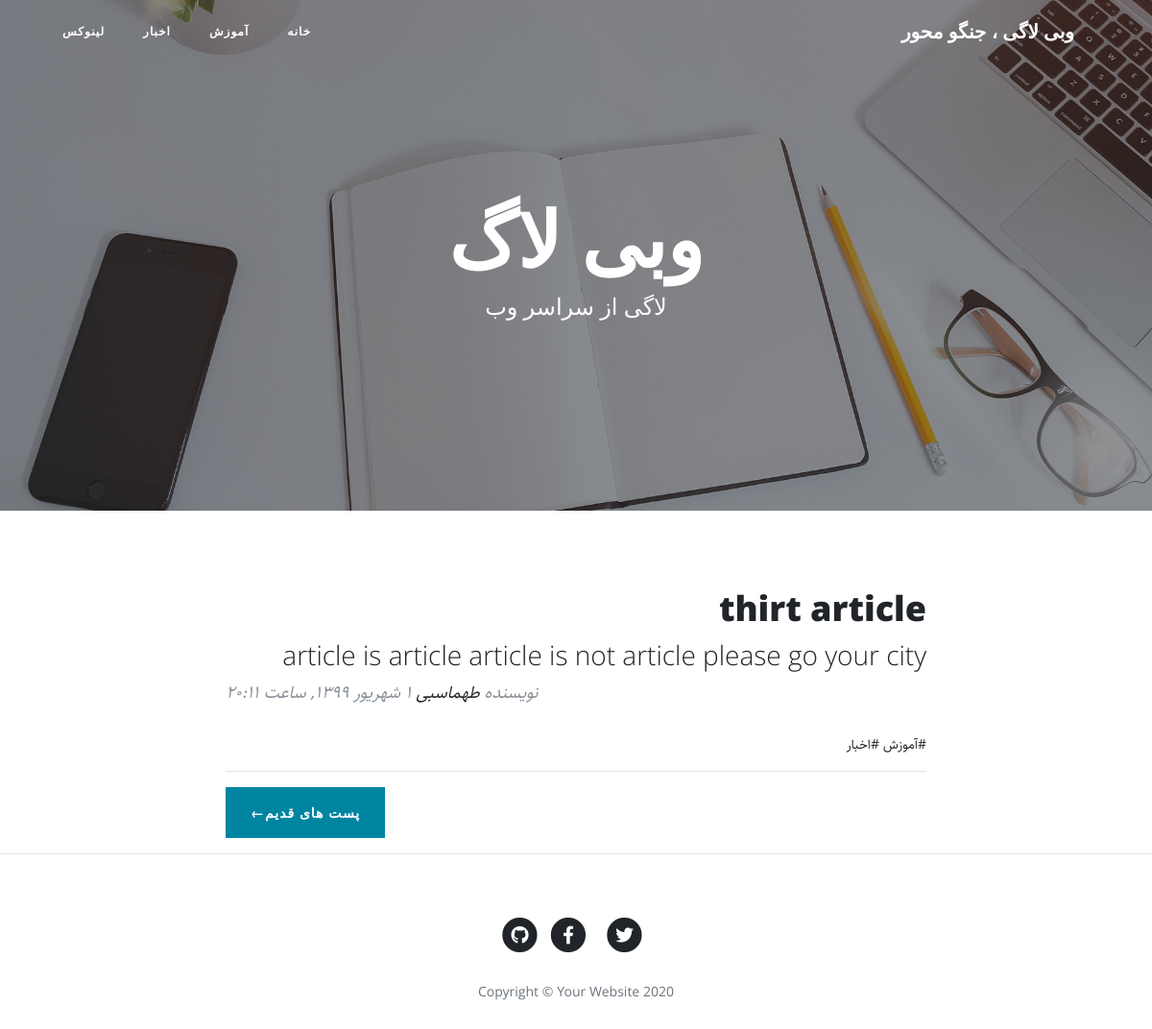
/category/learning, run on an earlier commit of the app's database.
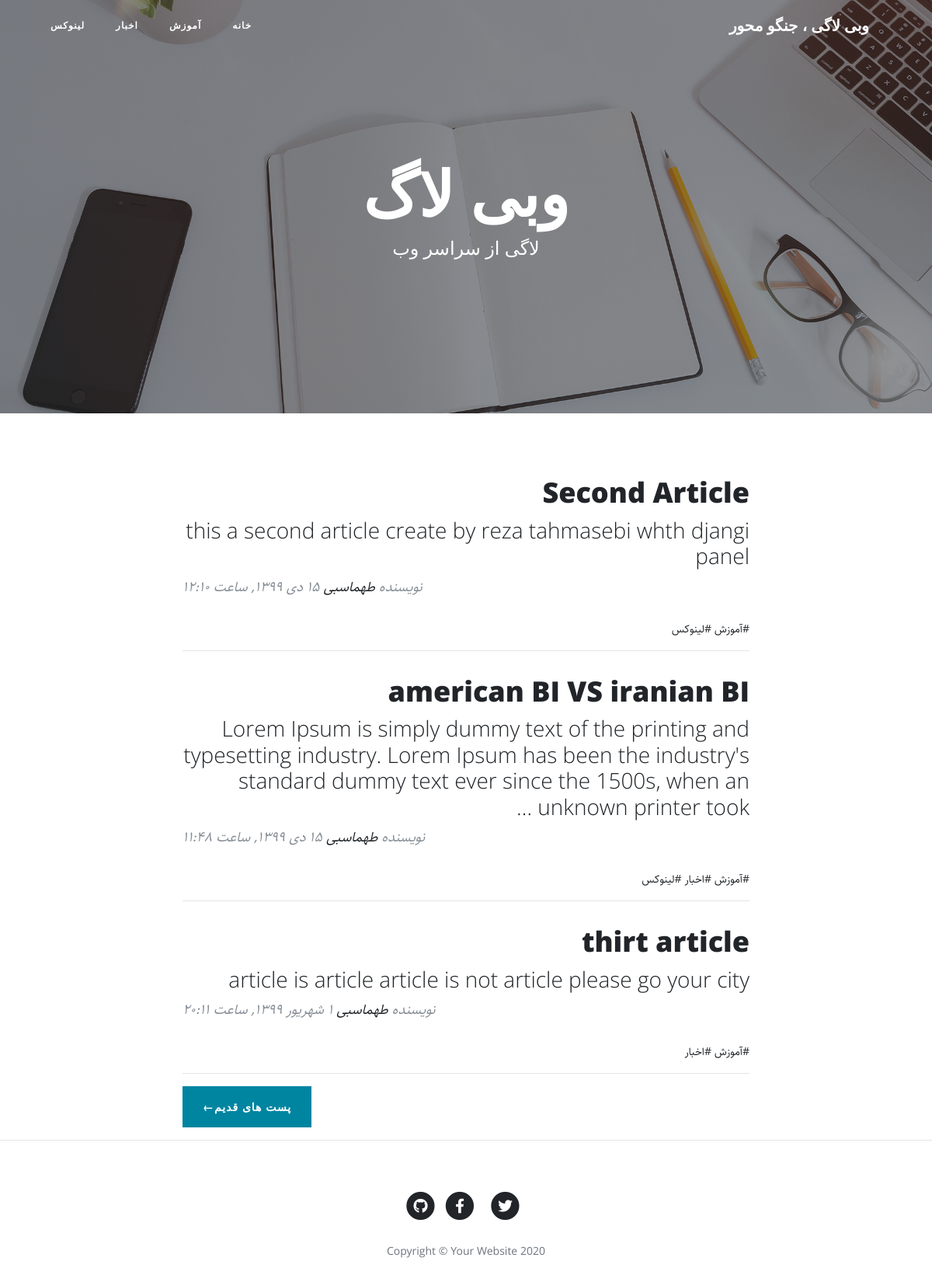
And on a later commit of the database.
### blog/models.py (models this page shows, shortened)
class Category(models.Model):
    title = models.CharField(max_length=120, null=False, blank=False, verbose_name="عنوان دسته بندی")
    slug = models.SlugField(max_length=120, unique=True, null=False, blank=False, verbose_name="آدرس دسته بندی")
    status=models.BooleanField(default=True,verbose_name="آیا نمایش داده شود؟")
    position=models.IntegerField(verbose_name="پوزیشن")
    class Meta():
        verbose_name = "دسته بندی"
        verbose_name_plural = "دسته بندی ها"
        ordering =['position']

class article(models.Model):
    STATUS_CHOICES={
        ('d','Draft'),
        ('p','Publish'),
    }
    title=models.CharField(max_length=120,null=False, blank= False,verbose_name="عنوان مقاله")
    slug=models.SlugField(max_length=120,unique=True,null=False, blank= False,verbose_name="آدرس مقاله")
    category=models.ManyToManyField(Category,verbose_name="دسته بندی",related_name='articles_rela')
    description=models.TextField(verbose_name="متن مقاله")
    thumbnail=models.ImageField(upload_to="images",verbose_name="تصویر مقاله")
    publish_time=models.DateTimeField(default=timezone.now,verbose_name="تاریخ انتشار")
    created=models.DateTimeField(auto_now_add=True,verbose_name="")
    updated=models.DateTimeField(auto_now=True,verbose_name="")
    status=models.CharField(max_length=1,choices=STATUS_CHOICES,verbose_name="وضعیت انتشار")
    class Meta():
        verbose_name="مقاله"
        verbose_name_plural="مقالات"
        ordering =['-publish_time']
    def jpublish_time(self):
        return jalali_converter(self.publish_time)
    def category_published(self):
        return self.category.filter(status=True)
    jpublish_time.short_description="زمان انتشار"
    objects=ArticleManager()

### blog/views.py (the view)
# urls.py: path('category/<slug:slug>', category_list, name="category_list_url"),
def category_list(request,slug):
    context={
        "category":get_object_or_404(Category,slug=slug,status=True),
    }
    return  render(request,'category.html',context)

### Extentions/jalali.py (called while the page is built)
    def persian_tuple(self):
        return self.persian_year, self.persian_month, self.persian_day

### Extentions/utils.py (called while the page is built)
def persian_number_converter(mystr):
    persian_number={
       '0':'۰',
       '1':'۱',
       '2':'۲',
       '3':'۳',
       '4':'۴',
       '5':'۵',
       '6':'۶',
       '7':'۷',
       '8':'۸',
       '9':'۹',
    }
    for e,p in persian_number.items():
        mystr=mystr.replace(e,p)
    return mystr

def jalali_converter(time):
    time=timezone.localtime(time)
    time_str="{},{},{}" .format(time.year,time.month,time.day)
    persian_month={
    1: "فروردین",
    2: "اردیبهشت",
    3:"خرداد",
    4: "تیر",
    5:"مرداد",
    6:"شهریور",
    7:"مهر",
    8:"آبان",
    9:"آذر",
    10:"دی",
    11:"بهمن",
    12:"اسفند",
    }
    jdate=list(jalali.Gregorian(time_str).persian_tuple())
    str_jdate="{} {} {}, ساعت {}:{}".format(
        jdate[2],
        persian_month[jdate[1]],
        jdate[0],
        time.hour,
        time.minute,
    )
    return persian_number_converter(str_jdate)

### blog/models.py (called while the page is built)
    def published_article(self):
        return self.filter(status='p')

### blog/templatetags/base_tags.py (called while the page is built)
@register.simple_tag
def title():
    return "وبی لاگی ، جنگو محور"

### blog/templates/category.html
{% extends 'base.html' %}
{% load static %}
{% block main %}
  <header class="masthead" style="background-image: url('{% static "blog/img/home-bg.jpg" %}')">
    <div class="overlay"></div>
    <div class="container">
      <div class="row">
        <div class="col-lg-8 col-md-10 mx-auto">
          <div class="site-heading">
            <h1>وبی لاگ</h1>
            <span class="subheading"> لاگی از سراسر وب </span>
          </div>
        </div>
      </div>
    </div>
  </header>
  <div class="container">
    <div class="row">
      <div class="col-lg-8 col-md-10 mx-auto">
          {% for arttc in category.articles_rela.published_article %}
              <div class="post-preview">
                  <a href="{% url "blog:article_detais_url" arttc.slug %}">
                      <h2 class="post-title">
                          {{ arttc.title }}
                      </h2>
                      <h3 class="post-subtitle">
                          {{ arttc.description|truncatewords:30}}
                      </h3>
                  </a>
                  <p class="post-meta">نویسنده
                      <a href="#">طهماسبی</a>
                      {{ arttc.jpublish_time }}</p>
                  <div>
                      {% for cat in arttc.category_published.all %}
                        <a href="{% url "blog:category_list_url" cat.slug %}">#{{ cat.title }}</a>
                      {% endfor %}
                  </div>
              </div>
              <hr>
          {% endfor %}
        <div class="clearfix pager-botton" >
          <a class="btn btn-primary float-right" href="#"> پست های قدیم&larr;</a>
        </div>
      </div>
    </div>
  </div>
{% endblock %}

### blog/templates/partials/category_navbar.html
 <div class="collapse navbar-collapse" id="navbarResponsive">
        <ul class="navbar-nav ml-auto">
          <li class="nav-item">
                    <a class="nav-link" href="{% url 'blog:home' %}">خانه</a>
                </li>
            {% for cat in category %}
                <li class="nav-item">
                    <a class="nav-link" href="{% url "blog:category_list_url" cat.slug%}">{{ cat.title }}</a>
                </li>
            {% endfor %}
        </ul>
</div>

What changed in the data, as far as the page shows it:
now on this page (row edited): article: title "Second Article", description "this a second article create by reza tahmasebi whth djangi panel", jpublish_time "۱۵ دی ۱۳۹۹, ساعت ۱۲:۱۰", Category (title "آموزش"), Category (title "لینوکس")
now on this page (row edited): article: title "american BI VS iranian BI", description "Lorem Ipsum is simply dummy text of the printing and typesetting industry. Lorem Ipsum has been the industry's standard dummy text ever since the 1500s, when an unknown printer took …", jpublish_time "۱۵ دی ۱۳۹۹, ساعت ۱۱:۴۸", Category (title "آموزش"), Category (title "اخبار"), Category (title "لینوکس")
